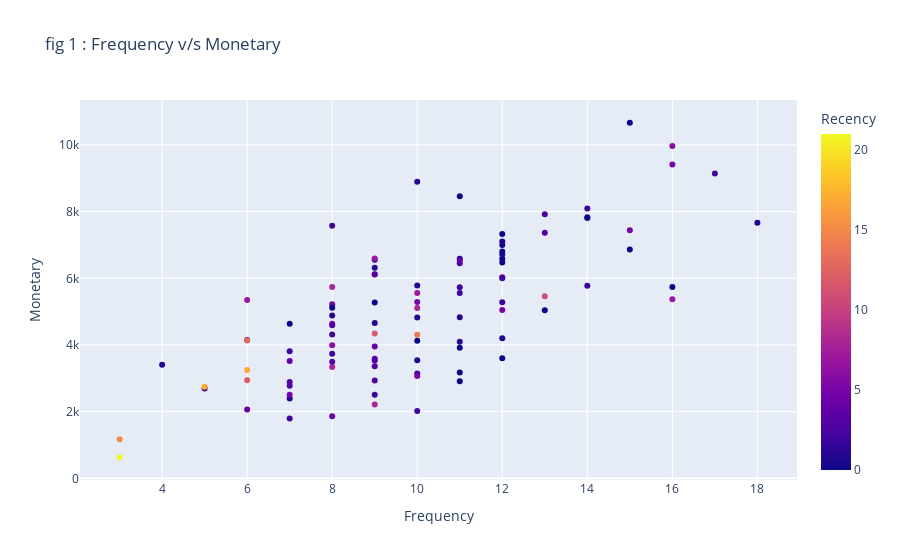

Notebook source saved alongside this figure:
### Markdown cell above
Based on the RFM values, we are assuming we can find different types of customer groups. Some clusters we are expecting to find would be

1. Best Customers (High R, F, and M)

2. Loyal Customers (High F, moderate M and R)

3. Big Spenders (High M, but lower R or F)

4. Risk Category (Low R, F, and M)

5. New Customers (High R, low F and M)

NB : High Recency = less number of days 

Let us plot the RFM data and see which of these groups can be obtained from our data.

### Code cell
fig = px.scatter(data_frame=df_rfm,x="Frequency",y="Monetary",title="fig 1 : Frequency v/s Monetary",color="Recency")
fig.show()

### Figure 1 — Plotly figure (JSON) as saved in the notebook; plotly's stock layout.template omitted (floating-point values rounded to 4 significant figures)
{"data": [{"hovertemplate": "Frequency=%{x}<br>Monetary=%{y}<br>Recency=%{marker.color}<extra></extra>", "legendgroup": "", "marker": {"color": [1, 2, 11, 2, 5, 0, 15, 2, 8, 0, 2, 1, 7, 13, 5, 2, 3, 2, 0, 0, 5, 2, 0, 0, 2, 21, 0, 1, 1, 4, 2, 3, 5, 0, 6, 1, 3, 2, 0, 17, 3, 3, 1, 1, 0, 3, 1, 7, 4, 0, 6, 4, 5, 3, 0, 7, 2, 5, 1, 0, 4, 1, 0, 3, 0, 5, 0, 0, 12, 0, 2, 2, 1, 8, 3, 1, 2, 0, 8, 3, 2, 7, 5, 5, 3, 3, 3, 0, 7, 1, 14, 8, 5, 1, 2, 17, 4, 1, 1, 12], "coloraxis": "coloraxis", "symbol": "circle"}, "mode": "markers", "name": "", "orientation": "v", "showlegend": false, "type": "scatter", "x": [9, 14, 13, 8, 6, 15, 3, 8, 8, 16, 7, 11, 6, 6, 12, 12, 8, 9, 12, 11, 12, 17, 15, 9, 5, 3, 11, 11, 12, 7, 11, 9, 10, 12, 8, 8, 13, 8, 11, 6, 7, 9, 18, 11, 12, 9, 9, 9, 6, 11, 16, 9, 8, 14, 12, 16, 14, 8, 10, 12, 8, 4, 14, 7, 13, 16, 12, 10, 6, 8, 7, 10, 12, 10, 9, 7, 11, 7, 8, 8, 12, 10, 10, 15, 9, 11, 13, 9, 9, 10, 10, 9, 7, 12, 10, 5, 11, 10, 10, 9], "xaxis": "x", "y": [6319.0, 8098.0, 5466.0, 4313.0, 4148.0, 6866.0, 1171.0, 3740.0, 3341.0, 5739.0, 1797.0, 4101.0, 5346.0, 4135.0, 5048.0, 5281.0, 3497.0, 2505.0, 6584.0, 3914.0, 6032.0, 9147.0, 10670.0, 6555.0, 2697.0, 633.4, 8461.0, 6588.0, 6713.0, 3519.0, 5562.0, 3537.0, 5290.0, 3605.0, 3990.0, 4885.0, 7922.0, 7580.0, 2915.0, 3247.0, 2890.0, 2938.0, 7665.0, 4831.0, 6999.0, 3365.0, 4659.0, 6118.0, 2067.0, 3179.0, 9970.0, 3955.0, 5220.0, 7831.0, 6471.0, 5375.0, 5777.0, 4637.0, 8894.0, 7331.0, 1860.0, 3406.0, 7809.0, 2775.0, 5041.0, 9410.0, 6804.0, 4124.0, 2944.0, 5114.0, 3813.0, 3144.0, 7101.0, 5108.0, 3588.0, 2397.0, 5734.0, 4636.0, 5737.0, 4591.0, 6003.0, 5559.0, 3069.0, 7443.0, 6123.0, 6451.0, 7370.0, 5272.0, 6594.0, 4826.0, 4306.0, 2212.0, 2505.0, 4206.0, 2024.0, 2746.0, 6534.0, 3546.0, 5783.0, 4344.0], "yaxis": "y"}], "layout": {"coloraxis": {"colorbar": {"title": {"text": "Recency"}}, "colorscale": [[0, "#0d0887"], [0.1111, "#46039f"], [0.2222, "#7201a8"], [0.3333, "#9c179e"], [0.4444, "#bd3786"], [0.5556, "#d8576b"], [0.6667, "#ed7953"], [0.7778, "#fb9f3a"], [0.8889, "#fdca26"], [1, "#f0f921"]]}, "legend": {"tracegroupgap": 0}, "title": {"text": "fig 1 : Frequency v/s Monetary"}, "xaxis": {"anchor": "y", "domain": [0, 1], "title": {"text": "Frequency"}}, "yaxis": {"anchor": "x", "domain": [0, 1], "title": {"text": "Monetary"}}}}
